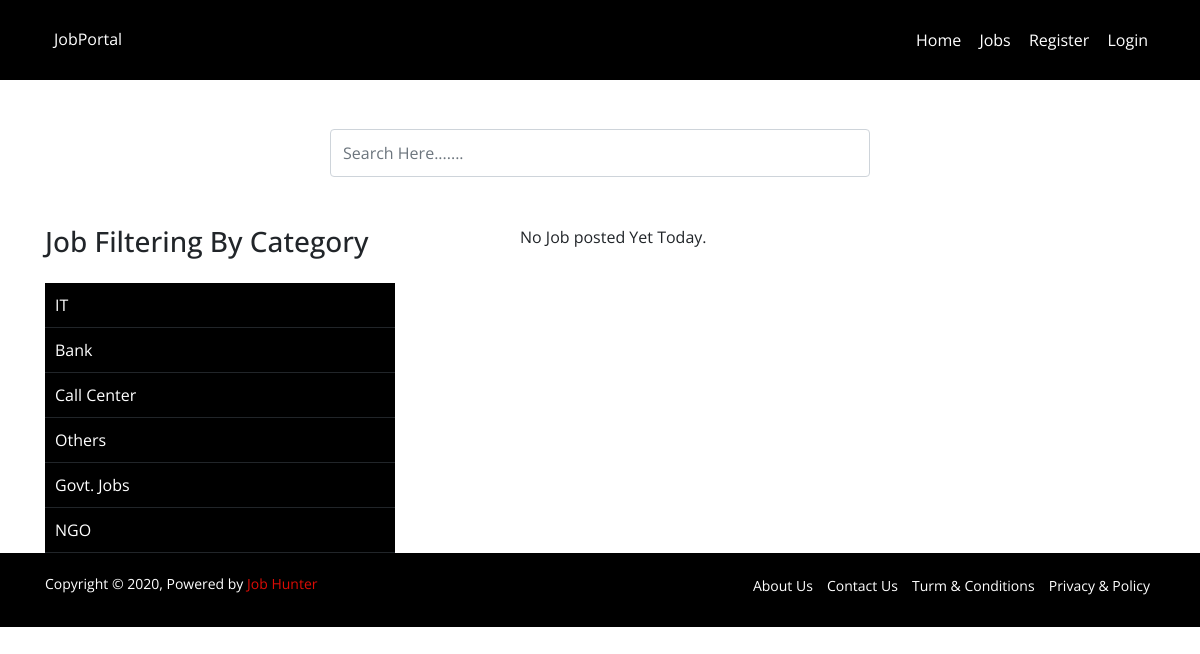
/todays-jobs, run on the app's committed database.
### jobapp/models.py (models this page shows, shortened)
class Category(models.Model):
    name = models.CharField(max_length=120)

### jobapp/views.py (the view)
# urls.py: path('todays-jobs', views.todays_job, name='todays_job'),
def todays_job(request):
    today_job = Job_Post.objects.filter(posted_date=date.today())
    context = {
        'today_job':today_job,
        'total_today_job':today_job.count(),
    }
    return render(request, 'todays_job.html', context)

### jobapp/templatetags/extra_tags.py (called while the page is built)
@register.simple_tag
def get_category():
    cat = Category.objects.all()
    return cat

### templates/todays_job.html (shortened to what this page needs)
{% extends 'base.html' %}
{% block content %}
<section>
    <div class="container">
        <div class="row">
            <div class="col-6 offset-3">
            </div>
        </div>
    </div>
</section>
<section>
    <div class="container">
        <div class="row">
            <div class="col-6 offset-3">
                <div class="job_search pt-5 pb-5">
                    <form action="{% url 'jobapp:job_search_page' %}" method="GET">
                        <input type="text" name="q" placeholder="Search Here......." class="form-control" value="{{ request.GET.q }}">
                    </form>
                </div>
            </div>
        </div>
    </div>
</section>
<section>
    <div class="container">
        <div class="row">
            <div class="col-5">
                <div class="sidebar_area">
                    {% include 'main_sidebar.html' %}
                </div>
            </div>
            <div class="col-7">
                {% if total_today_job > 0 %}
                    <div class="today_job_title pb-4">
                        <h4>Todays Jobs({{ total_today_job }})</h4>
                    </div>
                    {% for j in today_job %}
                    <div class="single_job">
                        <h2><a href="{% url 'jobapp:job_detail' id=j.id %}">{{ j.title }}</a></h2>
                        <a href="">{{ j.recruiter.company_name }}</a>
                        <h4><strong>education: {{ j.education }}</strong></h4>
                        <p><strong>experience: {{ j.get_experience_display }}</strong></p>
                        <p><strong>deadline: {{ j.job_deadline }}</strong></p>
                    </div>
                    {% endfor %}
                {% else %}
                    <p>No Job posted Yet Today.</p>
                {% endif %}
            </div>
        </div>
    </div>
</section>
{% endblock content %}

### templates/main_sidebar.html
{% load extra_tags %}
<div class="filterng_category">
    <ul>
        <h3>Job Filtering By Category</h3></br>
        {% get_category as category %}
        {% for c in category %}
        <li><a href="{% url 'jobapp:category_wise' name=c.name %}">{{ c.name }}</a></li>
        {% endfor %}
    </ul>
</div>

### static/css/main.css (style rules this page uses)
html { color: #222; font-size: 1em; line-height: 1.4; }

### static/css/default.css (style rules this page uses)
* { margin: 0; padding: 0; }
body { font-family: 'Open Sans', sans-serif; }
ul { padding: 0; margin: 0; }
li { list-style: none; }
a { text-decoration: none !important; }
p { padding: 0; margin: 0; font-weight: 400; }
h1,h2,h3,h4,h5,h6 { margin: 0; padding: 0; }

### static/style.css (style rules this page uses)
.job_search input { height: 48px; }
.filterng_category ul li { position: relative; background-color: #000; border-bottom: 1px solid; }
.filterng_category > ul > li > a { color: #fff; padding: 10px; display: block; }
.sidebar_area { position: relative; }
.filterng_category { position: absolutes; width: 350px; }

### data on the page
Category: name "IT"
Category: name "Bank"
Category: name "Call Center"
Category: name "Others"
Category: name "Govt. Jobs"
Category: name "NGO"
